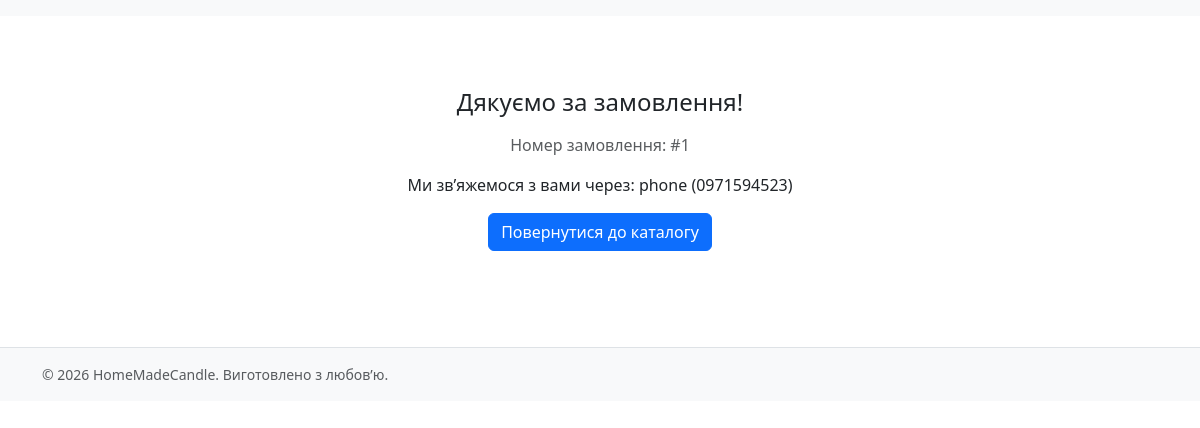
The page /order/success/1 on the database its author committed.
### models.py (models this page shows)
class Order(db.Model):
    id = db.Column(db.Integer, primary_key=True)
    customer_name = db.Column(db.String(120))
    phone = db.Column(db.String(32))
    contact_method = db.Column(db.String(32))  # "phone", "viber", "telegram"
    address = db.Column(db.String(255))
    comment = db.Column(db.Text)
    total_amount = db.Column(db.Float, default=0.0)
    status = db.Column(db.String(32), default="new")
    created_at = db.Column(db.DateTime, default=datetime.utcnow)
    items = db.relationship("OrderItem", backref="order", cascade="all, delete-orphan")

### blueprints/shop/routes.py (the view)
@bp.route("/order/success/<int:order_id>")
def order_success(order_id):
    order = Order.query.get_or_404(order_id)
    return render_template("shop/order_success.html", order=order)

### templates/shop/order_success.html
{% extends "base.html" %}
{% block content %}
<div class="container text-center py-5">
  <h1 class="h4 mb-3">Дякуємо за замовлення!</h1>
  <p class="text-muted">Номер замовлення: #{{ order.id }}</p>
  <p>Ми зв’яжемося з вами через: {{ order.contact_method }} ({{ order.phone }})</p>
  <a class="btn btn-primary" href="{{ url_for('public.catalog') }}">Повернутися до каталогу</a>
</div>
{% endblock %}

### static/css/main.css (style rules this page uses)
body { font-family: system-ui, -apple-system, Segoe UI, Roboto, sans-serif; }

### rows shown on the page
Order: id "1", contact_method "phone", phone "0971594523"

### other values the page prints
{{ 2026 }} "2026"
